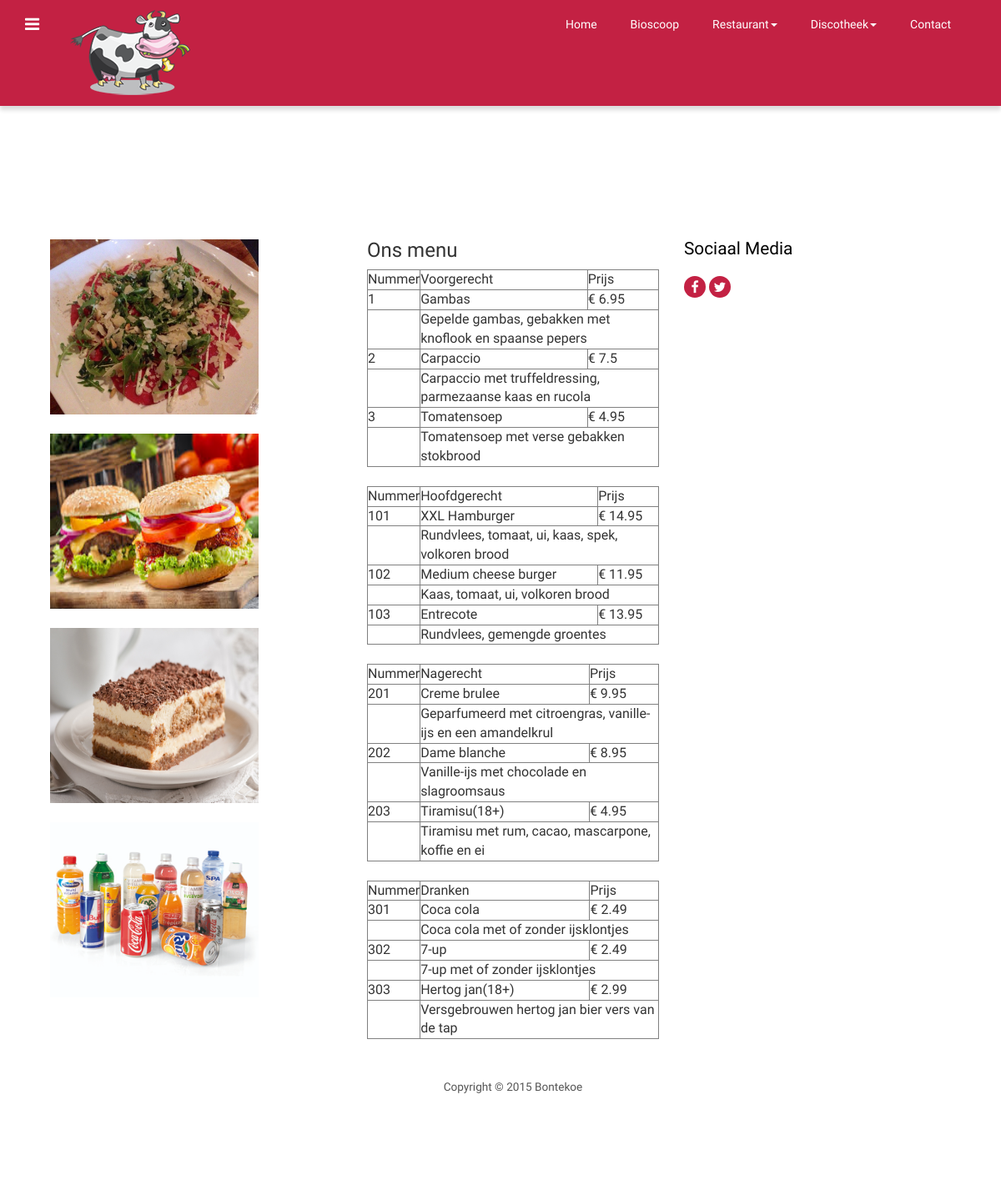
The app's page /website/restaurant/menu.php with its own data.
### tables this page shows
CREATE TABLE IF NOT EXISTS `menu` (
`id_nummer` int(3) NOT NULL,
  `product_nummer` int(3) NOT NULL,
  `product_naam` varchar(30) NOT NULL,
  `product_prijs` float NOT NULL,
  `product_beschrijving` varchar(100) NOT NULL,
  `product_type` varchar(20) NOT NULL
);

### website/restaurant/menu.php (the view, shortened to what this page needs)
<?php
require_once __DIR__ . "/../php/_db.php";
?>
<!DOCTYPE HTML>
<html>
<head>
    <link href="../css/bootstrap-3.1.1.min.css" rel='stylesheet' type='text/css'/>
    <link href="../css/style.css" rel='stylesheet' type='text/css'/>
    <link href="../css/font-awesome.css" rel="stylesheet">
</head>
<body>
<div class="navbar navbar-inverse-blue navbar">
    <div class="navbar-inner navbar-inner_1">
        <div class="container">
            <div class="navigation">
                <nav id="colorNav">
                    <ul>
                        <li class="green">
                        </li>
                    </ul>
                </nav>
            </div>
            <a class="brand" href="../index.html"><img src="../img/logo1.png" alt="logo"></a>
            <div class="pull-right">
                <nav class="navbar nav_bottom" role="navigation">
                    <div class="collapse navbar-collapse" id="bs-megadropdown-tabs">
                        <ul class="nav navbar-nav nav_1">
                            <li><a href="../index.html">Home</a></li>
                            <li><a href="../bioscoop.html">Bioscoop</a></li>
                            <li class="dropdown">
                                <a href="#" class="dropdown-toggle" data-toggle="dropdown">Restaurant<span
                                        class="caret"></span></a>
                            </li>
                            <li class="dropdown">
                                <a href="#" class="dropdown-toggle" data-toggle="dropdown">Discotheek<span
                                        class="caret"></span></a>
                            </li>
                            <li class="last"><a href="../contact.html">Contact</a></li>
                        </ul>
                    </div>
                </nav>
            </div>
        </div>
    </div>
</div>
<div class="grid_3">
    <div class="container">
        <div class="footer">
            <div class="container">
				<div class="col-md-4 col_2">
					<img src="../img/menufoto01.jpg" width="250" height=210>
					<br>
					<br>
					<img src="../img/menufoto02.jpg" width="250" height=210>
					<br>
					<br>
					<img src="../img/menufoto03.jpg" width="250" height=210>
					<br>
					<br>
					<img src="../img/menufoto04.jpg" width="250" height=210>
				</div>
                <div class="col-md-4 col_2">
				<h3>Ons menu</h3>
                    <?php
                    try {
                        $hoofd = $_DB->prepare("SELECT * FROM  `menu` WHERE `product_type` = 'voorgerecht'");
                        $hoofd->execute();
                    } catch (PDOException $e) {
                        $sMsg = '<p>
            Regelnummer: ' . $e->getLine() . '<br />
            Bestand: ' . $e->getFile() . '<br />
            Foutmelding: ' . $e->getMessage() . '<br />
            </p>';
                        trigger_error($sMsg);
                    }
                    echo "<table border='1'>
            <tr>
            <td>Nummer</td>
            <td>Voorgerecht</td>
            <td>Prijs</td>
            </tr>
            ";
                    while ($rij = $hoofd->fetch()) {
                        $product_nummer = $rij['product_nummer'];
                        $product_naam = $rij['product_naam'];
                        $product_prijs = $rij['product_prijs'];
                        $product_beschrijving = $rij['product_beschrijving'];
                        echo "<tr>
        <td>$product_nummer</td>
        <td>$product_naam</td>
        <td>€ $product_prijs</td>
        </tr>
        <tr>
        <td></td>
        <td colspan='2'>$product_beschrijving</td>
        </tr>";
                    }
                    echo "
</table><br />";
                    try {
                        $hoofd = $_DB->prepare("SELECT * FROM  `menu` WHERE `product_type` = 'Hoofdgerecht'");
                        $hoofd->execute();
                    } catch (PDOException $e) {
                        $sMsg = '<p>
            Regelnummer: ' . $e->getLine() . '<br />
            Bestand: ' . $e->getFile() . '<br />
            Foutmelding: ' . $e->getMessage() . '<br />
            </p>';
                        trigger_error($sMsg);
                    }
                    echo "<table border='1'>
            <tr>
            <td>Nummer</td>
            <td>Hoofdgerecht</td>
            <td>Prijs</td>
            </tr>
            ";
                    while ($rij = $hoofd->fetch()) {
                        $product_nummer = $rij['product_nummer'];
                        $product_naam = $rij['product_naam'];
                        $product_prijs = $rij['product_prijs'];
                        $product_beschrijving = $rij['product_beschrijving'];
                        echo "<tr>
        <td>$product_nummer</td>
        <td>$product_naam</td>
        <td>€ $product_prijs</td>
        </tr>
        <tr>
        <td></td>
        <td colspan='2'>$product_beschrijving</td>
        </tr>";
                    }
                    echo "
</table><br />";
                    try {
                        $hoofd = $_DB->prepare("SELECT * FROM  `menu` WHERE `product_type` = 'Nagerecht'");
                        $hoofd->execute();
                    } catch (PDOException $e) {
                        $sMsg = '<p>
            Regelnummer: ' . $e->getLine() . '<br />
            Bestand: ' . $e->getFile() . '<br />
            Foutmelding: ' . $e->getMessage() . '<br />
            </p>';
                        trigger_error($sMsg);
                    }
                    echo "<table border='1'>
            <tr>
            <td>Nummer</td>
            <td>Nagerecht</td>
            <td>Prijs</td>
            </tr>
            ";
                    while ($rij = $hoofd->fetch()) {
                        $product_nummer = $rij['product_nummer'];
                        $product_naam = $rij['product_naam'];
                        $product_prijs = $rij['product_prijs'];
                        $product_beschrijving = $rij['product_beschrijving'];
                        echo "<tr>
        <td>$product_nummer</td>
        <td>$product_naam</td>
        <td>€ $product_prijs</td>
        </tr>
        <tr>
        <td></td>
        <td colspan='2'>$product_beschrijving</td>
        </tr>";
                    }
                    echo "
</table><br />";
                    try {
                        $hoofd = $_DB->prepare("SELECT * FROM  `menu` WHERE `product_type` = 'Dranken'");
                        $hoofd->execute();
                    } catch (PDOException $e) {
                        $sMsg = '<p>
            Regelnummer: ' . $e->getLine() . '<br />
            Bestand: ' . $e->getFile() . '<br />
            Foutmelding: ' . $e->getMessage() . '<br />
            </p>';
                        trigger_error($sMsg);
                    }
                    echo "<table border='1'>
            <tr>
            <td>Nummer</td>
            <td>Dranken</td>
            <td>Prijs</td>
            </tr>
            ";
                    while ($rij = $hoofd->fetch()) {
                        $product_nummer = $rij['product_nummer'];
                        $product_naam = $rij['product_naam'];
                        $product_prijs = $rij['product_prijs'];
                        $product_beschrijving = $rij['product_beschrijving'];
                        echo "<tr>
        <td>$product_nummer</td>
        <td>$product_naam</td>
        <td>€ $product_prijs</td>
        </tr>
        <tr>
        <td></td>
        <td colspan='2'>$product_beschrijving</td>
        </tr>";
                    }
                    echo "
</table>";
                    ?>
                </div>
                <div class="col-md-2 col_2">
                    <h4>Sociaal Media</h4>
                    <ul class="footer_social">
                        <li><a href="https://www.facebook.com"><i class="fa fa-facebook fa1"> </i></a></li>
                        <li><a href="https://www.twitter.com"><i class="fa fa-twitter fa1"> </i></a></li>
                    </ul>
                </div>
                <div class="clearfix"></div>
                <div class="copy">
                    <p>Copyright © 2015 Bontekoe</p>
                </div>
            </div>
        </div>
    </div>
</div>
</body>
</html>

### website/css/style.css (style rules this page uses)
h4, h5, h6, h1, h2, h3 { margin-top: 0; }
ul, ol { margin: 0; }
p { margin: 0; }
html, body { font-family: Ubuntu; font-size: 100%; background: #fff; }
body a { transition: 0.5s all; -webkit-transition: 0.5s all; -moz-transition: 0.5s all; -o-transition: 0.5s all; -ms-transition: 0.5s all; }
.navigation { float: left; margin-right: 3%; margin-top: 1px; }
#colorNav > ul { padding: 0; margin: 0; }
#colorNav > ul > li { list-style: none; position: relative; }
#colorNav li.green:after { text-shadow: none; -webkit-font-smoothing: antialiased; font-family: 'fontawesome'; speak: none; font-weight: normal; font-variant: normal; line-height: 1; text-transform: none; -moz-transition: 0.4s; -o-transition: 0.4s; -webkit-transition: 0.4s; transition: 0.4s; color: #fff; content: "\f0c9"; display: inline-block; font-size: 20px; margin-left: 0; position: relative; top: 11px; }
.navbar-inverse-blue .navbar-inner { padding: 7px 0; background: #c32143; border: none; font-size: 0.85em; }
.navbar-inner_1 { padding: 7px 0; background: #c32143; border: none; font-size: 0.85em; box-shadow: 0 5px 5px rgba(0, 0, 0, 0.14); -webkit-box-shadow: 0 5px 5px rgba(0, 0, 0, 0.14); -moz-box-shadow: 0 5px 5px rgba(0, 0, 0, 0.14); -o-box-shadow: 0 5px 5px rgba(0, 0, 0, 0.14); }
.navbar { min-height: 100%; margin-bottom: 0; border: none; }
.navbar-nav { margin: 0; float: right; }
.navbar-nav > li > a { padding: 10px 15px; text-align: center; color: #fff; font-weight: 100; font-size: 14px; }
.nav_bottom { background: none; }
ul.nav_1 { float: none; margin: 2px 0 0 0; }
ul.nav_1 li { margin-right: 10px; }
ul.nav_1 li a { color: #fff; }
ul.nav_1 li.last { margin-right: 0; }
.footer { background: #fff; padding: 5em 0; }
.col_2 h4 { color: #000; font-size: 1.3em; margin-bottom: 1em; }
ul.footer_social { padding: 0; margin: 0 0 1em; list-style: none; }
ul.footer_social li { display: inline-block; text-align: center; }
i.fa1 { background: #c32143; width: 26px; height: 26px; color: #fff; line-height: 26px; border-radius: 20px; -webkit-border-radius: 20px; -moz-border-radius: 20px; -o-border-radius: 20px; }
.copy { margin: 3em 0 0 0; text-align: center; }
.copy p { color: #555; font-size: 0.85em; }
.grid_3 { padding: 5em 0; }
ul { padding: 0; list-style: none; }
.headings h1, h2, h3, h4, h5, h6 { font-weight: 400; }

### records on screen
menu: product_nummer "1", product_naam "Gambas", product_prijs "6.95", product_beschrijving "Gepelde gambas, gebakken met knoflook en spaanse pepers"
menu: product_nummer "2", product_naam "Carpaccio", product_prijs "7.5", product_beschrijving "Carpaccio met truffeldressing, parmezaanse kaas en rucola"
menu: product_nummer "3", product_naam "Tomatensoep", product_prijs "4.95", product_beschrijving "Tomatensoep met verse gebakken stokbrood"
menu: product_nummer "101", product_naam "XXL Hamburger", product_prijs "14.95", product_beschrijving "Rundvlees, tomaat, ui, kaas, spek, volkoren brood"
menu: product_nummer "102", product_naam "Medium cheese burger", product_prijs "11.95", product_beschrijving "Kaas, tomaat, ui, volkoren brood"
menu: product_nummer "103", product_naam "Entrecote", product_prijs "13.95", product_beschrijving "Rundvlees, gemengde groentes"
menu: product_nummer "201", product_naam "Creme brulee", product_prijs "9.95", product_beschrijving "Geparfumeerd met citroengras, vanille-ijs en een amandelkrul"
menu: product_nummer "202", product_naam "Dame blanche", product_prijs "8.95", product_beschrijving "Vanille-ijs met chocolade en slagroomsaus"
menu: product_nummer "203", product_naam "Tiramisu(18+)", product_prijs "4.95", product_beschrijving "Tiramisu met rum, cacao, mascarpone, koffie en ei"
menu: product_nummer "301", product_naam "Coca cola", product_prijs "2.49", product_beschrijving "Coca cola met of zonder ijsklontjes"
menu: product_nummer "302", product_naam "7-up", product_prijs "2.49", product_beschrijving "7-up met of zonder ijsklontjes"
menu: product_nummer "303", product_naam "Hertog jan(18+)", product_prijs "2.99", product_beschrijving "Versgebrouwen hertog jan bier vers van de tap"
